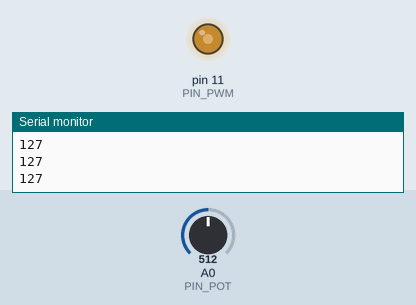
Simulated run of this sketch. Board: Arduino Uno, built with avr-gcc and run on an emulated ATmega328P. Shown: output pins drawn as LEDs (lit = HIGH), the last lines printed to the serial monitor. Inputs (shaded band) come from the test bench; at power-on: A0 (PIN_POT) = 512.

Above: at 1.2 s.
1.3 s: A0 (PIN_POT) set to 716
At 1.9 s:
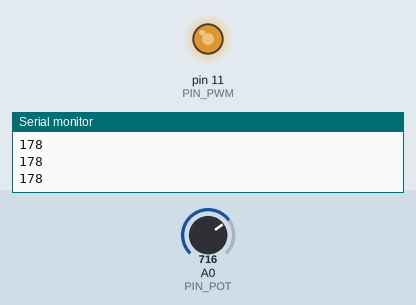
2.8 s: A0 (PIN_POT) set to 900
At 3.1 s:
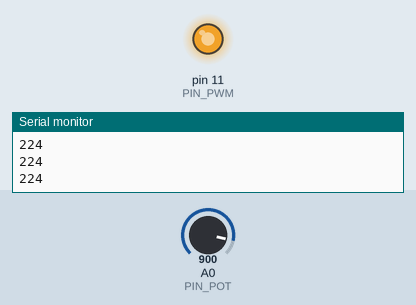
4.3 s: A0 (PIN_POT) set to 122
At 5.4 s:
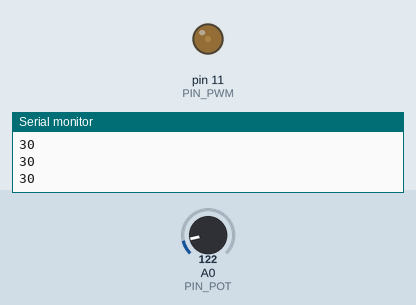
5.8 s: A0 (PIN_POT) set to 0
At 6.5 s:
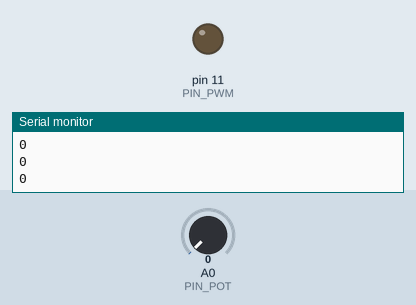
7.3 s: A0 (PIN_POT) set to 511
At 7.7 s:
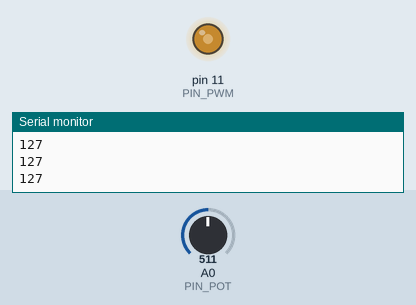
Timing chart, 0 to 9.8 s (numbered marks = the images above; inputs shaded):
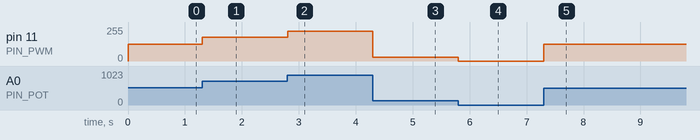

The sketch:

_x_-_PWMxPOT.ino
```cpp
/*
Curso de Arduino

Descripcion del proyecto

Conexiones

Potenciometro en A0

PWM en 11

by JAVacasM
 */


/* ==== Includes - Librerias==== */

/* ====  END Includes ==== */

/* ==== Defines - Constantes ==== */
#define PIN_POT A0
#define PIN_PWM 11
/* ==== END Defines ==== */

/* ==== Variables Globales ==== */

/* ==== END Global Variables ==== */


/* ==== Funciones a usar - Prototipos ==== */

/* ==== END Prototipos ==== */

/* ==== Setup - Configuracion ==== */
void setup() {
Serial.begin(9600);
}
/* ==== END Setup ==== */

/* ==== Loop - Codigo que se repite==== */
void loop() {
  int iPot=analogRead(PIN_POT);
  int pwm=map(iPot,0,1023,0,255);
  analogWrite(PIN_PWM,pwm);
  Serial.println(pwm);
}
/* ==== End Loop ==== */

/* ==== Funciones ==== */

/* ==== END Functions ==== */
```

Measured:
- after the input at 1.3 s, pin 11 (PIN_PWM): 127/255 → 178/255 at once
- after the input at 2.8 s, pin 11 (PIN_PWM): 178/255 → 224/255 at once
- after the input at 4.3 s, pin 11 (PIN_PWM): 224/255 → 30/255 at once
- after the input at 5.8 s, pin 11 (PIN_PWM): 30/255 → 0/255 at once
- after the input at 7.3 s, pin 11 (PIN_PWM): 0/255 → 127/255 at once
